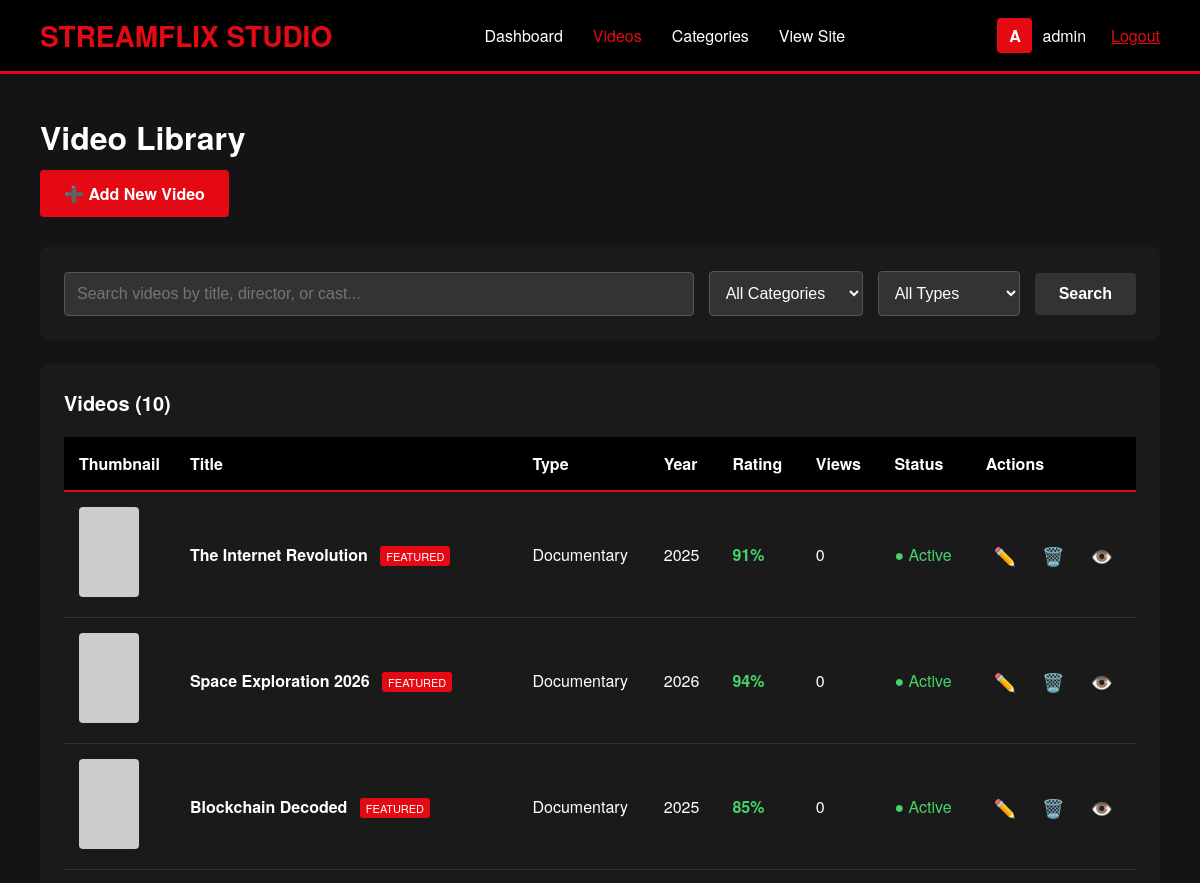
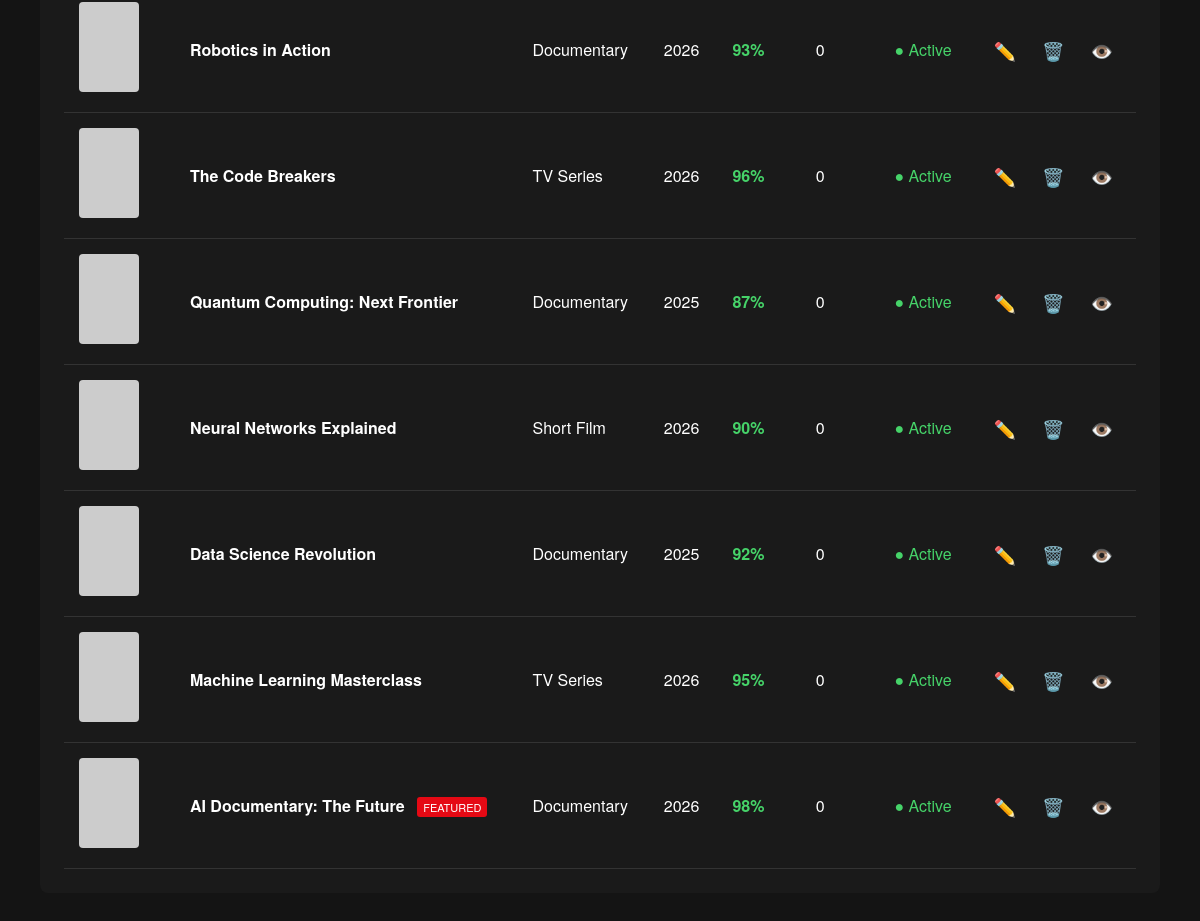
/content-manager/videos/ (signed in), run on the app's committed database (2 pictures, top to bottom).
### netflix/models.py (models this page shows, shortened)
class Video(models.Model):
    VIDEO_TYPE_CHOICES = [
        ('movie', 'Movie'),
        ('series', 'TV Series'),
        ('documentary', 'Documentary'),
        ('short', 'Short Film'),
    ]
    title = models.CharField(max_length=200)
    slug = models.SlugField(max_length=200, unique=True)
    description = models.TextField()
    video_type = models.CharField(max_length=20, choices=VIDEO_TYPE_CHOICES, default='movie')
    thumbnail = models.URLField(help_text="Thumbnail image URL (300x450px recommended)")
    hero_image = models.URLField(blank=True, help_text="Hero banner image URL (1920x1080px)")
    video_url = models.URLField(help_text="Video file URL or streaming link")
    trailer_url = models.URLField(blank=True, help_text="Trailer video URL")
    year = models.IntegerField(validators=[MinValueValidator(1900), MaxValueValidator(2100)])
    duration_minutes = models.IntegerField(help_text="Duration in minutes")
    rating_percentage = models.IntegerField(
        validators=[MinValueValidator(0), MaxValueValidator(100)],
        help_text="Rating as percentage (0-100)"
    )
    age_rating = models.CharField(
        max_length=10,
        choices=[
            ('G', 'G - General'),
            ('PG', 'PG - Parental Guidance'),
            ('PG-13', 'PG-13'),
            ('R', 'R - Restricted'),
            ('NC-17', 'NC-17'),
        ],
        default='PG'
    )
    categories = models.ManyToManyField(Category, related_name='videos')
    tags = models.CharField(max_length=200, blank=True, help_text="Comma-separated tags")
    director = models.CharField(max_length=100, blank=True)
    cast = models.CharField(max_length=500, blank=True, help_text="Comma-separated cast names")
    language = models.CharField(max_length=50, default='English')
    is_featured = models.BooleanField(default=False, help_text="Show in hero banner")
    is_active = models.BooleanField(default=True)
    view_count = models.IntegerField(default=0)
    ai_recommendation_score = models.FloatField(
        default=0.0,
        help_text="AI-calculated recommendation score (0-100)"
    )
    ai_content_tags = models.TextField(
        blank=True,
        help_text="AI-generated content tags for improved search"
    )
    created_at = models.DateTimeField(auto_now_add=True)
    updated_at = models.DateTimeField(auto_now=True)
    class Meta:
        ordering = ['-created_at']

### netflix/admin_views.py (the view, shortened to what this page needs)
# urls.py: path('content-manager/videos/', admin_views.admin_video_list, name='admin_video_list'),
@login_required
@user_passes_test(is_staff_user)
def admin_video_list(request):
    query = request.GET.get('q', '')
    category_filter = request.GET.get('category', '')
    type_filter = request.GET.get('type', '')
    videos = Video.objects.all().order_by('-created_at')
    if category_filter:
        videos = videos.filter(categories__slug=category_filter)
    if type_filter:
        videos = videos.filter(video_type=type_filter)
    all_categories = Category.objects.filter(is_active=True)
    context = {
        'videos': videos,
        'all_categories': all_categories,
        'query': query,
        'category_filter': category_filter,
        'type_filter': type_filter,
    }
    return render(request, 'netflix/admin/video_list.html', context)

### netflix/admin_views.py (called while the page is built)
def is_staff_user(user):
    return user.is_staff or user.is_superuser

### netflix/templates/netflix/admin/video_list.html (shortened to what this page needs)
{% extends 'netflix/admin/base.html' %}
{% block content %}
<div class="admin-header">
    <h1 class="admin-title">Video Library</h1>
    <a href="{% url 'netflix:admin_video_add' %}" class="btn btn-primary">➕ Add New Video</a>
</div>
<div class="admin-card">
    <form method="GET" action="{% url 'netflix:admin_video_list' %}" style="display: flex; gap: 15px; flex-wrap: wrap; align-items: center;">
        <div class="form-group" style="flex: 1; min-width: 250px; margin-bottom: 0;">
            <input
                type="text"
                name="q"
                class="form-control"
                placeholder="Search videos by title, director, or cast..."
                value="{{ request.GET.q }}"
            >
        </div>
        <div class="form-group" style="margin-bottom: 0;">
            <select name="category" class="form-control" style="min-width: 150px;">
                <option value="">All Categories</option>
            </select>
        </div>
        <div class="form-group" style="margin-bottom: 0;">
            <select name="type" class="form-control" style="min-width: 130px;">
                <option value="">All Types</option>
            </select>
        </div>
        <button type="submit" class="btn btn-secondary">Search</button>
    </form>
</div>
<div class="admin-card">
    <h2 class="admin-card-title">Videos ({{ videos|length }})</h2>
    {% if videos %}
    <table class="admin-table">
        <thead>
            <tr>
                <th style="width: 80px;">Thumbnail</th>
                <th>Title</th>
                <th>Type</th>
                <th>Year</th>
                <th>Rating</th>
                <th>Views</th>
                <th>Status</th>
                <th style="width: 150px;">Actions</th>
            </tr>
        </thead>
        <tbody>
            {% for video in videos %}
            <tr>
                <td>
                    <img src="{{ video.thumbnail }}" class="table-thumbnail" alt="{{ video.title }}">
                </td>
                <td>
                    <strong>{{ video.title }}</strong>
                    {% if video.is_featured %}
                    <span style="background: #E50914; color: white; padding: 2px 6px; border-radius: 3px; font-size: 11px; margin-left: 8px;">FEATURED</span>
                    {% endif %}
                </td>
                <td>{{ video.get_video_type_display }}</td>
                <td>{{ video.year }}</td>
                <td>
                    <span style="{% if video.rating_percentage >= 80 %}color: #46d369{% elif video.rating_percentage >= 50 %}color: #ffa500{% else %}color: #e87c03{% endif %}; font-weight: bold;">
                        {{ video.rating_percentage }}%
                    </span>
                </td>
                <td>{{ video.view_count }}</td>
                <td>
                    {% if video.is_active %}
                    <span style="color: #46d369;">● Active</span>
                    {% else %}
                    <span style="color: #8c8c8c;">● Inactive</span>
                    {% endif %}
                </td>
                <td>
                    <div class="table-actions">
                        <a href="{% url 'netflix:admin_video_edit' video.id %}" class="btn-action" title="Edit">
                            ✏️
                        </a>
                        <a href="{% url 'netflix:admin_video_delete' video.id %}"
                           class="btn-action"
                           onclick="return confirm('Are you sure you want to delete {{ video.title }}?');"
                           title="Delete">
                            🗑️
                        </a>
                        <a href="{% url 'netflix:player' video.id %}"
                           target="_blank"
                           class="btn-action"
                           title="View on Site">
                            👁️
                        </a>
                    </div>
                </td>
            </tr>
            {% endfor %}
        </tbody>
    </table>
    {% endif %}
</div>
{% endblock %}

### netflix/templates/netflix/admin/base.html (shortened to what this page needs)
<!DOCTYPE html>
<html lang="en">
<head>
</head>
<body>
    <nav class="admin-nav">
        <a href="{% url 'netflix:admin_dashboard' %}" class="admin-logo">STREAMFLIX STUDIO</a>
        <ul class="admin-menu">
            <li><a href="{% url 'netflix:admin_dashboard' %}" {% if request.resolver_match.url_name == 'admin_dashboard' %}class="active"{% endif %}>Dashboard</a></li>
            <li><a href="{% url 'netflix:admin_video_list' %}" {% if 'video' in request.resolver_match.url_name %}class="active"{% endif %}>Videos</a></li>
            <li><a href="{% url 'netflix:admin_category_list' %}" {% if 'category' in request.resolver_match.url_name %}class="active"{% endif %}>Categories</a></li>
            <li><a href="{% url 'netflix:home' %}">View Site</a></li>
        </ul>
        <div class="admin-user">
            <div class="admin-user-icon">{{ request.user.username|first|upper }}</div>
            <span>{{ request.user.username }}</span>
            <a href="{% url 'netflix:logout' %}" style="margin-left: 15px; color: #E50914;">Logout</a>
        </div>
    </nav>
    <div class="admin-container">
        {% block content %}
        {% endblock %}
    </div>
</body>
</html>

### data on the page
Video: title "The Internet Revolution", is_featured "FEATURED", video_type "Documentary", year "2025", rating_percentage "91", view_count "0", is_active "● Active"
Video: title "Space Exploration 2026", is_featured "FEATURED", video_type "Documentary", year "2026", rating_percentage "94", view_count "0", is_active "● Active"
Video: title "Blockchain Decoded", is_featured "FEATURED", video_type "Documentary", year "2025", rating_percentage "85", view_count "0", is_active "● Active"
Video: title "Robotics in Action", video_type "Documentary", year "2026", rating_percentage "93", view_count "0", is_active "● Active"
Video: title "The Code Breakers", video_type "TV Series", year "2026", rating_percentage "96", view_count "0", is_active "● Active"
Video: title "Quantum Computing: Next Frontier", video_type "Documentary", year "2025", rating_percentage "87", view_count "0", is_active "● Active"
Video: title "Neural Networks Explained", video_type "Short Film", year "2026", rating_percentage "90", view_count "0", is_active "● Active"
Video: title "Data Science Revolution", video_type "Documentary", year "2025", rating_percentage "92", view_count "0", is_active "● Active"
Video: title "Machine Learning Masterclass", video_type "TV Series", year "2026", rating_percentage "95", view_count "0", is_active "● Active"
Video: title "AI Documentary: The Future", is_featured "FEATURED", video_type "Documentary", year "2026", rating_percentage "98", view_count "0", is_active "● Active"

### other printed values
{{ request.user.username|first|upper }} "A"
{{ request.user.username }} "admin"
{{ videos|length }} "10"
